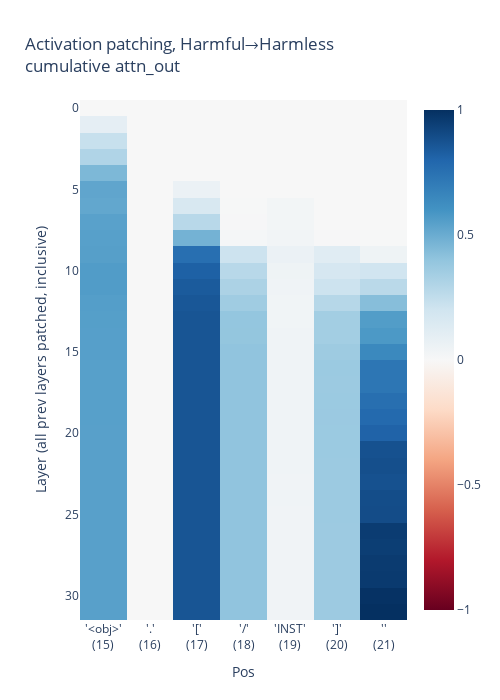

Notebook source saved alongside this figure:
### Code cell
seq_len = harmless_dataset.prompt_toks.shape[-1]

for activation_type in ["attn_out"]:
    patching_metrics = np.zeros((tl_model.cfg.n_layers, seq_len - object_tok_pos))

    for pos in range(object_tok_pos, seq_len):
        for layer in tqdm.tqdm(range(tl_model.cfg.n_layers), desc=f"patching pos={pos}"):

            hook_fn = functools.partial(
                activation_patching_hook,
                pos=pos,
                cache_to_patch_from=harmful_cache,
            )

            fwd_hooks = [(tl_utils.get_act_name(activation_type, l), hook_fn) for l in range(layer+1)]

            tl_model.reset_hooks()
            activation_patching_logits = tl_model.run_with_hooks(
                harmless_dataset.prompt_toks,
                fwd_hooks=fwd_hooks,
            )

            patching_metrics[layer, pos - object_tok_pos] = ftl_patching_metric(activation_patching_logits)

    fig = px.imshow(
        patching_metrics,
        title=f"Activation patching, Harmful→Harmless</br></br>cumulative {activation_type}",
        labels={"x": "Pos", "y": "Layer (all prev layers patched, inclusive)"},
        width=500, height=700,
        color_continuous_scale="RdBu",
        color_continuous_midpoint=0,
        x=pos_labels,
        y=list(range(tl_model.cfg.n_layers)),
    )
    fig.show()

### Figure 1 — Plotly figure (JSON) as saved in the notebook; plotly's stock layout.template omitted (floating-point values rounded to 4 significant figures; data arrays with more than 128 entries replaced by an {"elided": "..."} marker saying what was removed)
{"data": [{"coloraxis": "coloraxis", "hovertemplate": "Pos: %{x}<br>Layer (all prev layers patched, inclusive): %{y}<br>color: %{z}<extra></extra>", "name": "0", "type": "heatmap", "x": ["'<obj>'</br></br>(15)", "'.'</br></br>(16)", "'['</br></br>(17)", "'/'</br></br>(18)", "'INST'</br></br>(19)", "']'</br></br>(20)", "''</br></br>(21)"], "xaxis": "x", "y": [0, 1, 2, 3, 4, 5, 6, 7, 8, 9, 10, 11, 12, 13, 14, 15, 16, 17, 18, 19, 20, 21, 22, 23, 24, 25, 26, 27, 28, 29, 30, 31], "yaxis": "y", "z": {"elided": "32x7 float values"}}], "layout": {"coloraxis": {"cmid": 0, "colorscale": [[0, "rgb(103,0,31)"], [0.1, "rgb(178,24,43)"], [0.2, "rgb(214,96,77)"], [0.3, "rgb(244,165,130)"], [0.4, "rgb(253,219,199)"], [0.5, "rgb(247,247,247)"], [0.6, "rgb(209,229,240)"], [0.7, "rgb(146,197,222)"], [0.8, "rgb(67,147,195)"], [0.9, "rgb(33,102,172)"], [1, "rgb(5,48,97)"]]}, "height": 700, "title": {"text": "Activation patching, Harmful→Harmless</br></br>cumulative attn_out"}, "width": 500, "xaxis": {"anchor": "y", "constrain": "domain", "domain": [0, 1], "scaleanchor": "y", "title": {"text": "Pos"}}, "yaxis": {"anchor": "x", "autorange": "reversed", "constrain": "domain", "domain": [0, 1], "title": {"text": "Layer (all prev layers patched, inclusive)"}}}}
